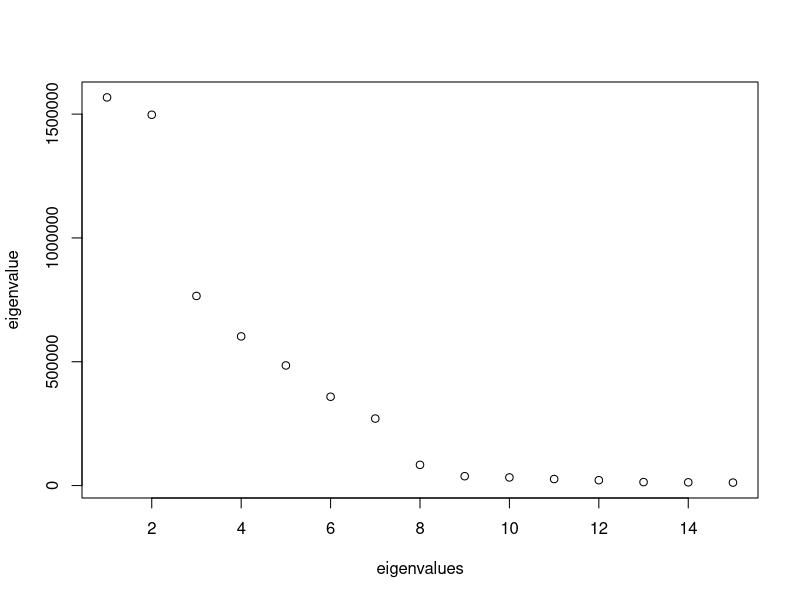

Write R code to recreate this figure.
N = 200
J = 200

sim1 <- function(N, J, K){
  F.matr <- matrix(runif(N*K,-2,2), N, K);
  F.matr <- cbind(rep(1,N), F.matr)
  A.matr <- matrix(runif(J*(K+1),-2,2), J, K+1);                 
  
  temp = F.matr %*% t(A.matr);
  rate = exp(temp);
  resp = matrix(0, N, J);
  resp[] = rpois(N*J, rate)
  
  list(resp = resp)
}

set.seed(1)
data = sim1(N, J, 3)
eigen.res = eigen(cov(data$resp))

pdf(file = "scree.pdf", height = 5, width = 5)
plot(eigen.res$values[1:15], xlab = "eigenvalues", ylab = "eigenvalue")

dev.off()